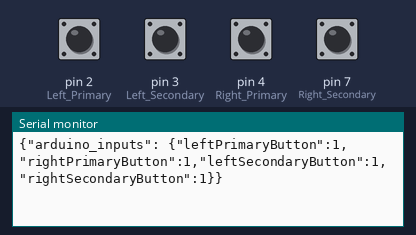
Bench run of a sketch on a simulated Arduino Uno, built with avr-gcc and run on an emulated ATmega328P. Parts: the last lines printed to the serial monitor. The inputs (shaded band) are chosen by the test bench; at power-on: pin 2 (Left_Primary), pin 3 (Left_Secondary), pin 4 (Right_Primary), pin 7 (Right_Secondary) LOW.

Above: at 1.2 s.
1.3 s: pin 2 (Left_Primary) pulled HIGH for 0.15 s
At 1.56 s:
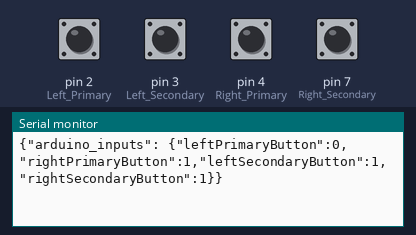
4.4 s: pin 3 (Left_Secondary) pulled HIGH for 0.15 s
At 4.7 s:
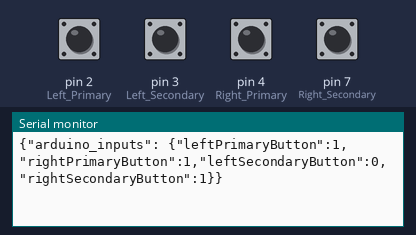
7.5 s: pin 4 (Right_Primary) pulled HIGH for 0.15 s
At 7.72 s:
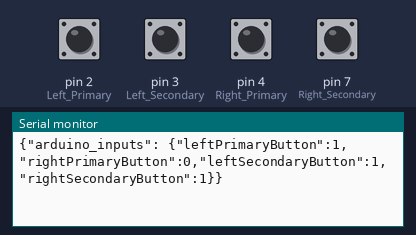
10.6 s: pin 7 (Right_Secondary) pulled HIGH for 0.15 s
At 10.85 s:
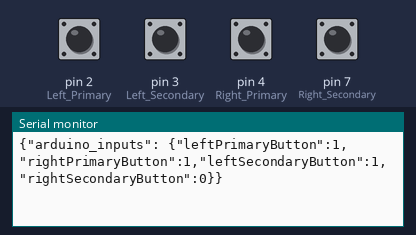

Measured:
- after the input at 1.3 s, the serial monitor: prints a new line after 0.15 s (image 1)
- after the input at 4.4 s, the serial monitor: prints a new line after 0.18 s (image 2)
- after the input at 7.5 s, the serial monitor: prints a new line after 0.10 s (image 3)
- after the input at 10.6 s, the serial monitor: prints a new line after 0.14 s (image 4)

The sketch:

Controller.ino
```cpp
int leftPrimaryState = 0;
int rightPrimaryState = 0;
int leftSecondaryState = 0;
int rightSecondaryState = 0;

void setup() {
  // put your setup code here, to run once:
  pinMode(2, INPUT); // Left Primary
  pinMode(4, INPUT); // Right Primary
  pinMode(3, INPUT); // Left Secondary
  pinMode(7, INPUT); // Right Secondary
  Serial.begin(9600);

}

void writeButtonState(char *name, int state, bool withSeparator) {
  Serial.write("\"");
  Serial.write(name);
  Serial.write("\":");
  if (state == LOW){
    Serial.write("1");
  }
  else {
    Serial.write("0");
  }
  if (withSeparator){
    Serial.write(",");
  }
}

void loop() {
  // put your main code here, to run repeatedly:
  leftPrimaryState = digitalRead(2);
  rightPrimaryState = digitalRead(4);
  leftSecondaryState = digitalRead(3);
  rightSecondaryState = digitalRead(7);
  Serial.write("{\"arduino_inputs\": {");
  writeButtonState("leftPrimaryButton", leftPrimaryState, true);
  writeButtonState("rightPrimaryButton", rightPrimaryState, true);
  writeButtonState("leftSecondaryButton", leftSecondaryState, true);
  writeButtonState("rightSecondaryButton", rightSecondaryState, false);
  Serial.write("}}\n");
  delay(1);
}
```
